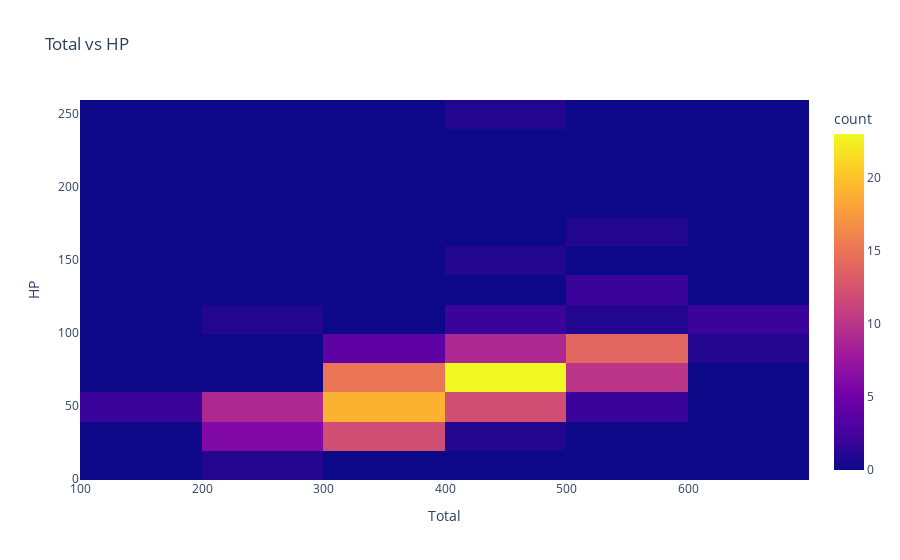

The notebook cell this image was saved under:
### Code cell
fig = px.density_heatmap(pokemon_df, x="Total", y="HP", title="Total vs HP")
fig.show()

### Figure 1 — Plotly figure (JSON) as saved in the notebook; plotly's stock layout.template omitted (floating-point values rounded to 4 significant figures; data arrays with more than 128 entries replaced by an {"elided": "..."} marker saying what was removed)
{"data": [{"coloraxis": "coloraxis", "hovertemplate": "Total=%{x}<br>HP=%{y}<br>count=%{z}<extra></extra>", "name": "", "type": "histogram2d", "x": {"elided": "151 int values"}, "xaxis": "x", "xbingroup": "x", "y": {"elided": "151 int values"}, "yaxis": "y", "ybingroup": "y"}], "layout": {"coloraxis": {"colorbar": {"title": {"text": "count"}}, "colorscale": [[0, "#0d0887"], [0.1111, "#46039f"], [0.2222, "#7201a8"], [0.3333, "#9c179e"], [0.4444, "#bd3786"], [0.5556, "#d8576b"], [0.6667, "#ed7953"], [0.7778, "#fb9f3a"], [0.8889, "#fdca26"], [1, "#f0f921"]]}, "legend": {"tracegroupgap": 0}, "title": {"text": "Total vs HP"}, "xaxis": {"anchor": "y", "domain": [0, 1], "title": {"text": "Total"}}, "yaxis": {"anchor": "x", "domain": [0, 1], "title": {"text": "HP"}}}}
